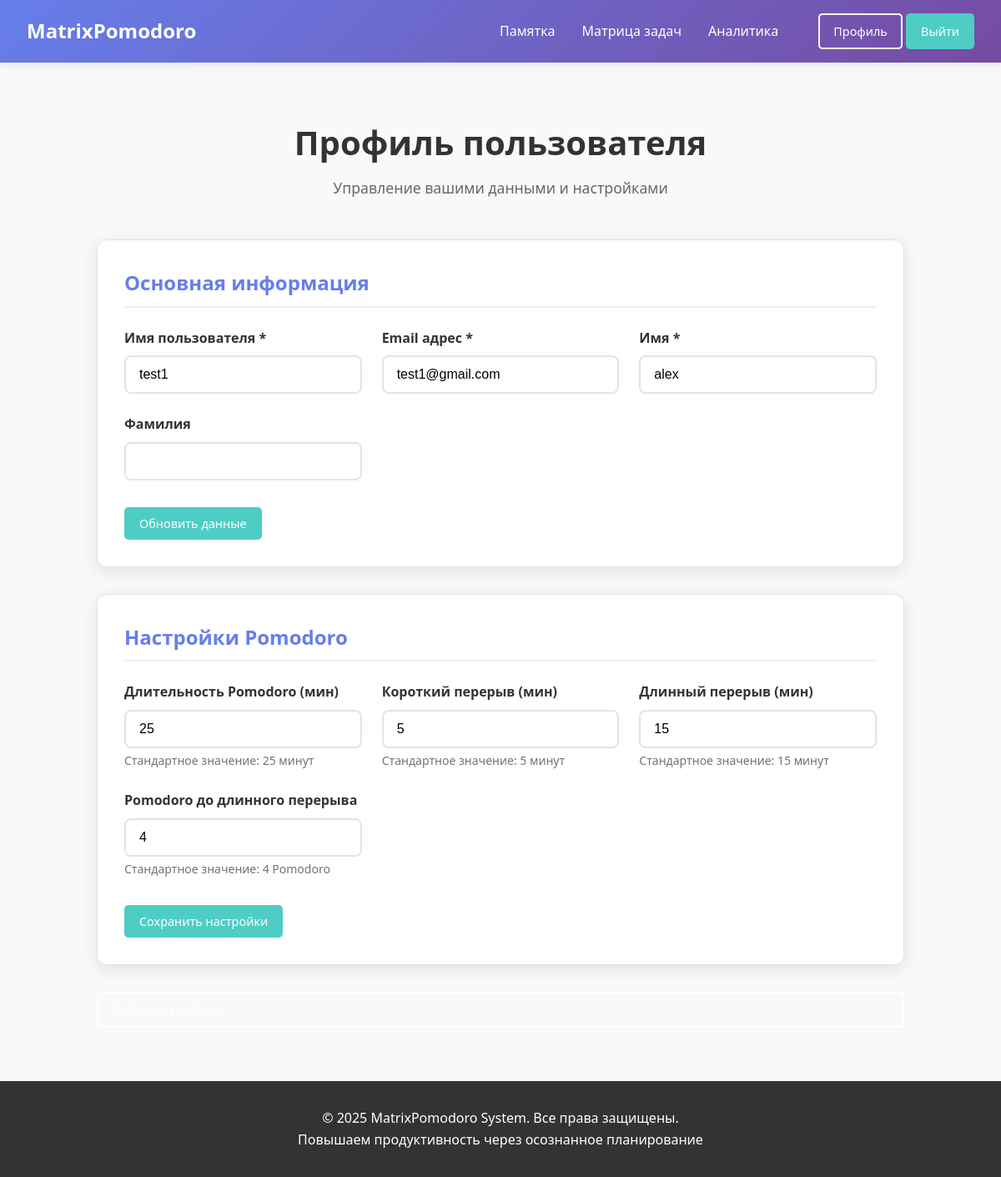
The app's page /users/profile/ (signed in) with its own data.
### users/models.py (models this page shows, shortened)
class UserSettings(models.Model):
    user = models.OneToOneField(User, on_delete=models.CASCADE, verbose_name="Пользователь")
    pomodoro_duration = models.PositiveIntegerField(default=25, verbose_name="Длительность Pomodoro (мин)")
    short_break_duration = models.PositiveIntegerField(default=5, verbose_name="Длительность короткого перерыва (мин)")
    long_break_duration = models.PositiveIntegerField(default=15, verbose_name="Длительность длинного перерыва (мин)")
    pomodoros_before_long_break = models.PositiveIntegerField(default=4, verbose_name="Pomodoro до длинного перерыва")
    class Meta:
        verbose_name = "Настройки пользователя"
        verbose_name_plural = "Настройки пользователей"

### users/views.py (the view)
# urls.py: path('profile/', views.profile, name='profile'),
@login_required  # Декоратор гарантирует, что только авторизованные пользователи имеют доступ
def profile(request):
    if request.method == 'POST':
        if 'form_type' in request.POST:
            if request.POST['form_type'] == 'user_info':
                user_form = UserUpdateForm(request.POST, instance=request.user)
                settings_form = UserSettingsForm(instance=request.user.usersettings)
                if user_form.is_valid():
                    user_form.save()
                    messages.success(request, 'Ваши данные успешно обновлены!')
                    return redirect('users:profile')
            elif request.POST['form_type'] == 'user_settings':
                user_form = UserUpdateForm(instance=request.user)
                settings_form = UserSettingsForm(
                    request.POST,
                    instance=request.user.usersettings
                )
                if settings_form.is_valid():
                    settings_form.save()
                    messages.success(request, 'Настройки Pomodoro успешно обновлены!')
                    return redirect('users:profile')
        else:
            user_form = UserUpdateForm(instance=request.user)
            settings_form = UserSettingsForm(instance=request.user.usersettings)
    else:
        user_form = UserUpdateForm(instance=request.user)
        settings_form = UserSettingsForm(instance=request.user.usersettings)
    context = {
        'user_form': user_form,  # Форма основных данных
        'settings_form': settings_form,  # Форма настроек Pomodoro
    }
    return render(request, 'users/profile.html', context)

### users/forms.py
class UserUpdateForm(forms.ModelForm):
    email = forms.EmailField(
        required=True,
        widget=forms.EmailInput(attrs={'class': 'form-control'})
    )
    first_name = forms.CharField(
        max_length=30,
        required=True,
        widget=forms.TextInput(attrs={'class': 'form-control'})
    )
    last_name = forms.CharField(
        max_length=30,
        required=False,
        widget=forms.TextInput(attrs={'class': 'form-control'})
    )
    class Meta:
        model = User
        fields = ['username', 'email', 'first_name', 'last_name']
        widgets = {
            'username': forms.TextInput(attrs={'class': 'form-control'}),
        }

### users/templates/users/profile.html (shortened to what this page needs)
{% extends 'core/base.html' %}
{% load static %}
{% block extra_css %}
<link rel="stylesheet" href="{% static 'users/css/profile.css' %}">
{% endblock %}
{% block content %}
<div class="profile-container">
    <div class="profile-header">
        <h1>Профиль пользователя</h1>
        <p>Управление вашими данными и настройками</p>
    </div>
    <div class="profile-content">
        <div class="profile-section">
            <h2>Основная информация</h2>
            <form method="POST" class="profile-form">
                <div class="form-grid">
                    <div class="form-group">
                        <label for="{{ user_form.username.id_for_label }}">Имя пользователя *</label>
                        {{ user_form.username }}
                    </div>
                    <div class="form-group">
                        <label for="{{ user_form.email.id_for_label }}">Email адрес *</label>
                        {{ user_form.email }}
                    </div>
                    <div class="form-group">
                        <label for="{{ user_form.first_name.id_for_label }}">Имя *</label>
                        {{ user_form.first_name }}
                    </div>
                    <div class="form-group">
                        <label for="{{ user_form.last_name.id_for_label }}">Фамилия</label>
                        {{ user_form.last_name }}
                    </div>
                </div>
                <button type="submit" class="btn btn-primary">Обновить данные</button>
            </form>
        </div>
        <div class="profile-section">
            <h2>Настройки Pomodoro</h2>
            <form method="POST" class="profile-form">
                <div class="form-grid">
                    <div class="form-group">
                        <label for="{{ settings_form.pomodoro_duration.id_for_label }}">
                            {{ settings_form.pomodoro_duration.label }}
                        </label>
                        {{ settings_form.pomodoro_duration }}
                        {% if settings_form.pomodoro_duration.help_text %}
                        <small class="help-text">{{ settings_form.pomodoro_duration.help_text }}</small>
                        {% endif %}
                    </div>
                    <div class="form-group">
                        <label for="{{ settings_form.short_break_duration.id_for_label }}">
                            {{ settings_form.short_break_duration.label }}
                        </label>
                        {{ settings_form.short_break_duration }}
                        {% if settings_form.short_break_duration.help_text %}
                        <small class="help-text">{{ settings_form.short_break_duration.help_text }}</small>
                        {% endif %}
                    </div>
                    <div class="form-group">
                        <label for="{{ settings_form.long_break_duration.id_for_label }}">
                            {{ settings_form.long_break_duration.label }}
                        </label>
                        {{ settings_form.long_break_duration }}
                        {% if settings_form.long_break_duration.help_text %}
                        <small class="help-text">{{ settings_form.long_break_duration.help_text }}</small>
                        {% endif %}
                    </div>
                    <div class="form-group">
                        <label for="{{ settings_form.pomodoros_before_long_break.id_for_label }}">
                            {{ settings_form.pomodoros_before_long_break.label }}
                        </label>
                        {{ settings_form.pomodoros_before_long_break }}
                        {% if settings_form.pomodoros_before_long_break.help_text %}
                        <small class="help-text">{{ settings_form.pomodoros_before_long_break.help_text }}</small>
                        {% endif %}
                    </div>
                </div>
                <button type="submit" class="btn btn-primary">Сохранить настройки</button>
            </form>
        </div>
                <a href="{% url 'users:logout' %}" class="btn btn-outline">Выйти из системы</a>
            </div>
        </div>
{% endblock %}

### core/static/core/css/base.css (style rules this page uses)
* { margin: 0; padding: 0; box-sizing: border-box; }
body { font-family: 'Segoe UI', Tahoma, Geneva, Verdana, sans-serif; line-height: 1.6; color: #333; background-color: #f8f9fa; min-height: 100vh; display: flex; flex-direction: column; }
.btn { display: inline-block; padding: 0.5rem 1rem; border-radius: 5px; text-decoration: none; font-weight: 500; transition: all 0.3s; border: 2px solid transparent; cursor: pointer; font-family: inherit; font-size: 0.9rem; }
.btn-primary { background-color: #4ECDC4; color: white; border: 2px solid #4ECDC4; }
.btn-outline { border-color: white; color: white; background: transparent; }

### users/static/users/css/profile.css (style rules this page uses)
.profile-container { max-width: 1000px; margin: 0 auto; padding: 2rem 1rem; }
.profile-header { text-align: center; margin-bottom: 3rem; }
.profile-header h1 { color: #333; margin-bottom: 0.5rem; font-size: 2.5rem; }
.profile-header p { color: #666; font-size: 1.1rem; }
.profile-content { display: grid; gap: 2rem; }
.profile-section { background: white; padding: 2rem; border-radius: 12px; box-shadow: 0 5px 20px rgba(0,0,0,0.1); border: 1px solid #e1e5e9; }
.profile-section h2 { color: #667eea; margin-bottom: 1.5rem; padding-bottom: 0.5rem; border-bottom: 2px solid #f0f0f0; }
.profile-form { width: 100%; }
.profile-form .form-grid { display: grid; grid-template-columns: repeat(auto-fit, minmax(250px, 1fr)); gap: 1.5rem; margin-bottom: 1.5rem; }
.profile-form .form-group { display: flex; flex-direction: column; }
.profile-form label { font-weight: 600; margin-bottom: 0.5rem; color: #333; }
.profile-form .form-control { padding: 0.75rem 1rem; border: 2px solid #e1e5e9; border-radius: 8px; font-size: 1rem; transition: all 0.3s ease; background-color: #fff; }
.profile-form .help-text { color: #6c757d; font-size: 0.875rem; margin-top: 0.25rem; }
.profile-form .btn { margin-top: 0.5rem; }

### records on screen
UserSettings: pomodoro_duration "25", short_break_duration "5", long_break_duration "15", pomodoros_before_long_break "4"

### other values on screen
{{ settings_form.pomodoro_duration.label }} "Длительность Pomodoro (мин)"
{{ settings_form.pomodoro_duration.help_text }} "Стандартное значение: 25 минут"
{{ settings_form.short_break_duration.label }} "Короткий перерыв (мин)"
{{ settings_form.short_break_duration.help_text }} "Стандартное значение: 5 минут"
{{ settings_form.long_break_duration.label }} "Длинный перерыв (мин)"
{{ settings_form.long_break_duration.help_text }} "Стандартное значение: 15 минут"
{{ settings_form.pomodoros_before_long_break.label }} "Pomodoro до длинного перерыва"
{{ settings_form.pomodoros_before_long_break.help_text }} "Стандартное значение: 4 Pomodoro"
